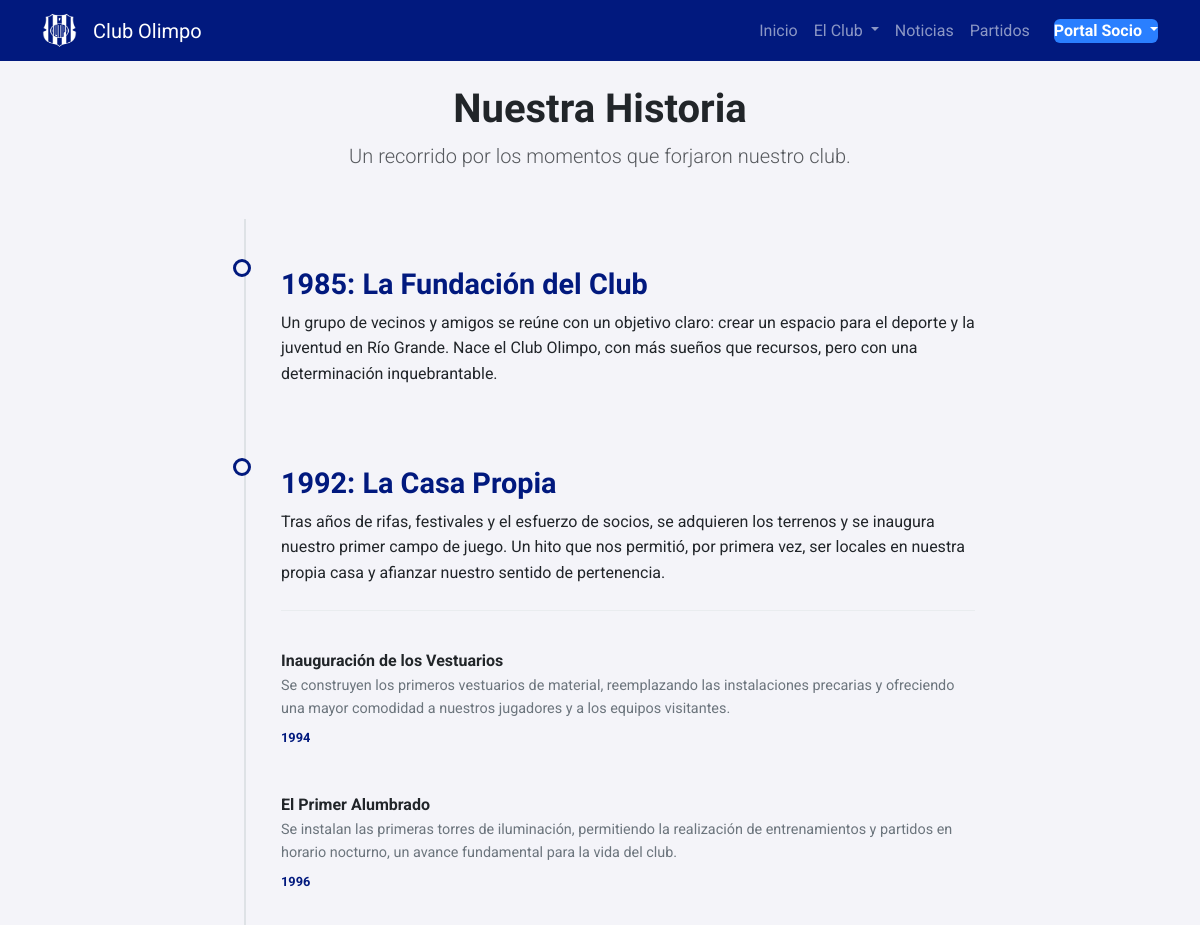
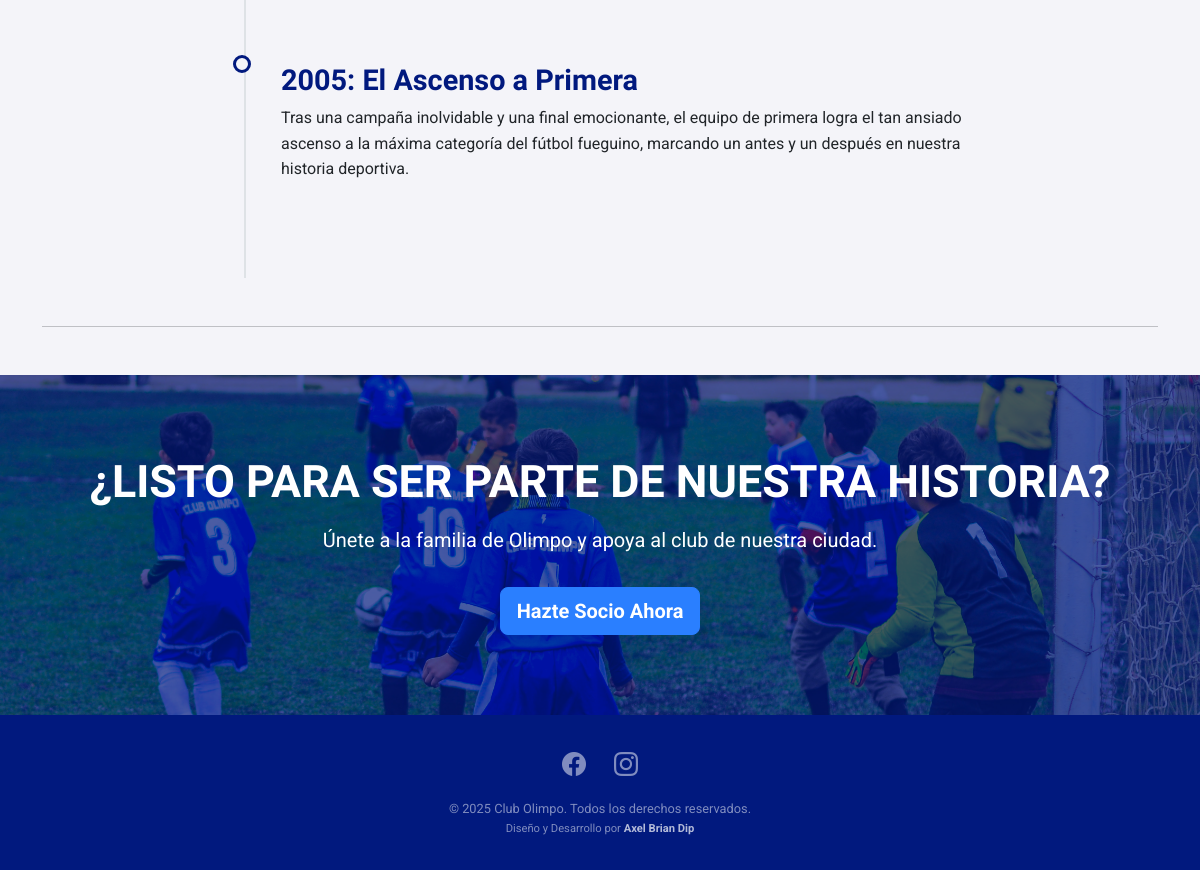
Before: /history/ with the older database file (2 pictures, top to bottom).
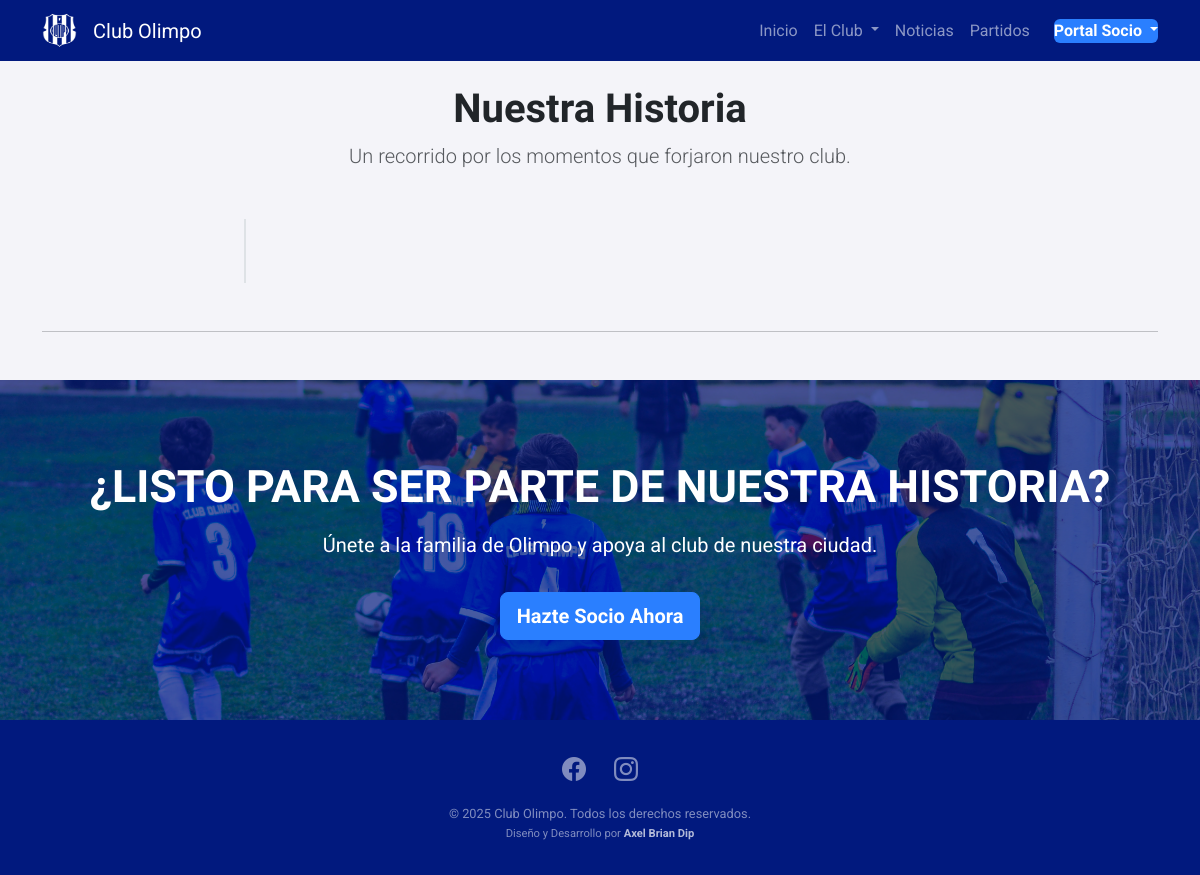
After: the same page with the newer database file.
### core/models.py (models this page shows, shortened)
class TimelineEvent(models.Model):
    year = models.PositiveIntegerField("Año")
    title = models.CharField("Título del Hito", max_length=200)
    description = models.TextField("Descripción")
    image = models.ImageField("Imagen", upload_to='history_images/', blank=True, null=True)
    exact_date = models.DateField("Fecha Exacta (Opcional)", null=True, blank=True)
    parent = models.ForeignKey(
        'self',
        on_delete=models.CASCADE,
        null=True,
        blank=True,
        related_name='sub_events',
        verbose_name="Hito Padre (si es un sub-hito)"
    )
    class Meta:
        verbose_name = "Hito de la Historia"
        verbose_name_plural = "Hitos de la Historia"
        ordering = ['year']

### core/views.py (the view)
# urls.py: path('history/', views.history, name='history'),
def history(request):
    main_events = TimelineEvent.objects.filter(parent__isnull=True).prefetch_related('sub_events')
    sponsors = Sponsor.objects.all()
    context = {
        'main_events': main_events,
        'sponsors': sponsors,
    }
    return render(request, 'core/history.html', context)

### core/templates/core/history.html (shortened to what this page needs)
{% extends 'base.html' %}
{% block content %}
<div class="text-center mb-5">
    <h1>Nuestra Historia</h1>
    <p class="lead text-muted">Un recorrido por los momentos que forjaron nuestro club.</p>
</div>
<div class="timeline">
    {% for event in main_events %}
        <div class="timeline-item">
            <div class="timeline-content">
                <h3>{{ event.year }}: {{ event.title }}</h3>
                <div class="description">
                    {{ event.description|linebreaks }}
                </div>
                {% if event.sub_events.all %}
                    <div class="sub-events">
                        {% for sub_event in event.sub_events.all %}
                            <div class="sub-event-item">
                                <div class="sub-event-details">
                                    <h6>{{ sub_event.title }}</h6>
                                    <p class="description">{{ sub_event.description }}</p>
                                    <p class="date">
                                        {% if sub_event.exact_date %}
                                            {{ sub_event.exact_date|date:"d \d\e F \d\e Y" }}
                                        {% else %}
                                            {{ sub_event.year }}
                                        {% endif %}
                                    </p>
                                </div>
                            </div>
                        {% endfor %}
                    </div>
                {% endif %}
            </div>
        </div>
    {% endfor %}
</div>
<hr class="my-5">
{% endblock %}

### templates/base.html (shortened to what this page needs)
<!doctype html>
<html lang="es">
<head>
  {% load static %}
  <link href="https://cdn.jsdelivr.net/npm/bootstrap@5.3.3/dist/css/bootstrap.min.css" rel="stylesheet">
  <link rel="stylesheet" href="{% static 'css/main.css' %}">
  <link href="https://unpkg.com/aos@2.3.1/dist/aos.css" rel="stylesheet">
  <link rel="stylesheet" href="https://cdn.jsdelivr.net/npm/bootstrap-icons@1.11.3/font/bootstrap-icons.min.css">
</head>
<body>
  <nav class="navbar navbar-expand-lg navbar-dark bg-dark">
    <div class="container">
      <a class="navbar-brand d-flex align-items-center" href="{% url 'home' %}">
        <img src="{% static 'imgs/olimpo-shield.png' %}" alt="Escudo Club Olimpo" width="35" height="35"
          class="d-inline-block align-text-top me-3">
        <span class="d-none d-sm-inline">Club Olimpo</span>
      </a>
      <div class="collapse navbar-collapse" id="navbarNav">
        <ul class="navbar-nav ms-auto mb-2 mb-lg-0">
          <li class="nav-item">
            <a class="nav-link" href="{% url 'home' %}">Inicio</a>
          </li>
          <li class="nav-item dropdown">
            <a class="nav-link dropdown-toggle" href="#" role="button" data-bs-toggle="dropdown" aria-expanded="false">
              El Club
            </a>
          </li>
          <li class="nav-item">
            <a class="nav-link" href="{% url 'news_list' %}">Noticias</a>
          </li>
          <li class="nav-item">
            <a class="nav-link" href="{% url 'fixture_list' %}">Partidos</a>
          </li>
        </ul>
        <div class="d-flex ms-lg-3">
            <div class="nav-item dropdown">
              {% if user.is_authenticated %}
                <a class="nav-link dropdown-toggle text-white" href="#" role="button" data-bs-toggle="dropdown" aria-expanded="false">
                    Hola, {{ user.first_name|default:user.username }}
                </a>
                <ul class="dropdown-menu dropdown-menu-end">
                    <li><h6 class="dropdown-header">Mi Cuenta</h6></li>
                    <li><a class="dropdown-item" href="{% url 'profile' %}">Mi Perfil</a></li>
                    {% if user.is_superuser %}
                      <li><a class="dropdown-item" href="{% url 'dashboard_home' %}">Panel de Admin</a></li>
                    {% else %}
                      <li><a class="dropdown-item" href="{% url 'profile' %}#estado-cuenta">Estado de Cuenta</a></li>
                    {% endif %}
                    <li><hr class="dropdown-divider"></li>
                    <li><h6 class="dropdown-header">Información del Club</h6></li>
                    <li><a class="dropdown-item" href="{% url 'benefits' %}">Beneficios</a></li>
                    <li><a class="dropdown-item" href="{% url 'costs' %}">Costos y Categorías</a></li>
                    <li><a class="dropdown-item" href="{% url 'code_of_conduct' %}">Código de Conducta</a></li>
                    <li><a class="dropdown-item" href="{% url 'faq' %}">Preguntas Frecuentes</a></li>
                    <li><hr class="dropdown-divider"></li>
                    <li>
                        <form action="{% url 'logout' %}" method="post" class="d-inline">
                            {% csrf_token %}
                            <button type="submit" class="dropdown-item">Cerrar Sesión</button>
                        </form>
                    </li>
                </ul>
              {% else %}
                <a class="nav-link dropdown-toggle btn btn-primary text-white" href="#" role="button" data-bs-toggle="dropdown" aria-expanded="false">
                    Portal Socio
                </a>
              {% endif %}
            </div>
          </div>
      </div>
    </div>
  </nav>
  <main class="container mt-4 mb-5">
    {% block content %}
    {% endblock %}
  </main>
  <div class="pre-footer-cta">
    <div class="container">
      <h2>¿LISTO PARA SER PARTE DE NUESTRA HISTORIA?</h2>
      <p>Únete a la familia de Olimpo y apoya al club de nuestra ciudad.</p>
      <a href="{% url 'membership_application' %}" class="btn btn-primary btn-lg">Hazte Socio Ahora</a>
    </div>
  </div>
  <footer class="site-footer">
    <div class="container">
      <div class="social-icons">
        <a href="#" title="Facebook"><i class="bi bi-facebook"></i></a>
        <a href="#" title="Instagram"><i class="bi bi-instagram"></i></a>
      </div>
      <div class="footer-copyright">
        <p class="mb-0">&copy; {% now "Y" %} Club Olimpo. Todos los derechos reservados.</p>
        <p class="mb-0"><small>Diseño y Desarrollo por <strong><a href="#">Axel Brian Dip</a></strong></small></p>
      </div>
    </div>
  </footer>
</body>
</html>

### static/css/_variables.css (style rules this page uses)
:root { --primary-color: #01197e; --accent-color: #2a7fff; --light-gray-bg: #f4f4f9; --dark-text-color: #212529; --medium-gray-color: #6c757d; --font-headings: 'Oswald', sans-serif; --font-body: 'Roboto', sans-serif; }

### static/css/_base.css (style rules this page uses)
body { font-family: var(--font-body); background-color: var(--light-gray-bg); color: var(--dark-text-color); }
h1, h2, h3, h4, h5, h6 { font-family: var(--font-headings); font-weight: 700; }
.timeline { position: relative; max-width: 750px; margin: 0 auto; padding: 2rem 0; }
.timeline::after { content: ''; position: absolute; width: 2px; background-color: #dee2e6; top: 0; bottom: 0; left: 1.25rem; margin-left: -1px; }

### static/css/_components.css (style rules this page uses)
.navbar.bg-dark { background-color: var(--primary-color) !important; }
.btn-primary { background-color: var(--accent-color); border-color: var(--accent-color); color: #ffffff; font-weight: 700; }

### static/css/_footer.css (style rules this page uses)
.pre-footer-cta { position: relative; padding: 5rem 1rem; text-align: center; color: white; overflow: hidden; }
.pre-footer-cta::before { content: ''; position: absolute; top: 0; left: 0; right: 0; bottom: 0; background: url('/static/imgs/footer-bg.jpg') no-repeat center center/cover; z-index: 1; transition: transform 0.4s ease-in-out; }
.pre-footer-cta::after { content: ''; position: absolute; top: 0; left: 0; right: 0; bottom: 0; background-color: rgba(1, 25, 126, 0.7); z-index: 2; }
.pre-footer-cta .container { position: relative; z-index: 3; }
.pre-footer-cta h2 { font-size: 2.8rem; font-weight: 700; margin-bottom: 1rem; }
.pre-footer-cta p { font-size: 1.25rem; margin-bottom: 2rem; max-width: 600px; margin-left: auto; margin-right: auto; }
.site-footer { background-color: var(--primary-color); color: rgba(255, 255, 255, 0.5); padding: 2rem 0; text-align: center; }
.site-footer .social-icons { margin-bottom: 1rem; }
.site-footer .social-icons a { font-size: 1.5rem; color: rgba(255, 255, 255, 0.5); margin: 0 0.75rem; transition: color 0.2s ease, transform 0.2s ease; }
.site-footer .footer-copyright { font-size: 0.8rem; }
.footer-copyright a { color: rgba(255, 255, 255, 0.7); text-decoration: none; transition: color 0.2s ease; }

Changed rows visible on the page:
removed TimelineEvent: year "1985", title "La Fundación del Club", description "Un grupo de vecinos y amigos se reúne con un objetivo claro: crear un espacio para el deporte y la juventud en Río Grande. Nace el Club Olimpo, con más sueños que recursos, pero con una determinación inquebrantable.", shown under "Nuestra Historia"
removed TimelineEvent: year "1992", title "La Casa Propia", description "Tras años de rifas, festivales y el esfuerzo de socios, se adquieren los terrenos y se inaugura nuestro primer campo de juego. Un hito que nos permitió, por primera vez, ser locales en nuestra propia casa y afianzar nuestro sentido de pertenencia.", shown under "Nuestra Historia"
removed TimelineEvent: title "Inauguración de los Vestuarios", description "Se construyen los primeros vestuarios de material, reemplazando las instalaciones precarias y ofreciendo una mayor comodidad a nuestros jugadores y a los equipos visitantes.", year "1994", shown under "1992"
removed TimelineEvent: title "El Primer Alumbrado", description "Se instalan las primeras torres de iluminación, permitiendo la realización de entrenamientos y partidos en horario nocturno, un avance fundamental para la vida del club.", year "1996", shown under "1992"
removed TimelineEvent: year "2005", title "El Ascenso a Primera", description "Tras una campaña inolvidable y una final emocionante, el equipo de primera logra el tan ansiado ascenso a la máxima categoría del fútbol fueguino, marcando un antes y un después en nuestra historia deportiva.", shown under "Nuestra Historia"
